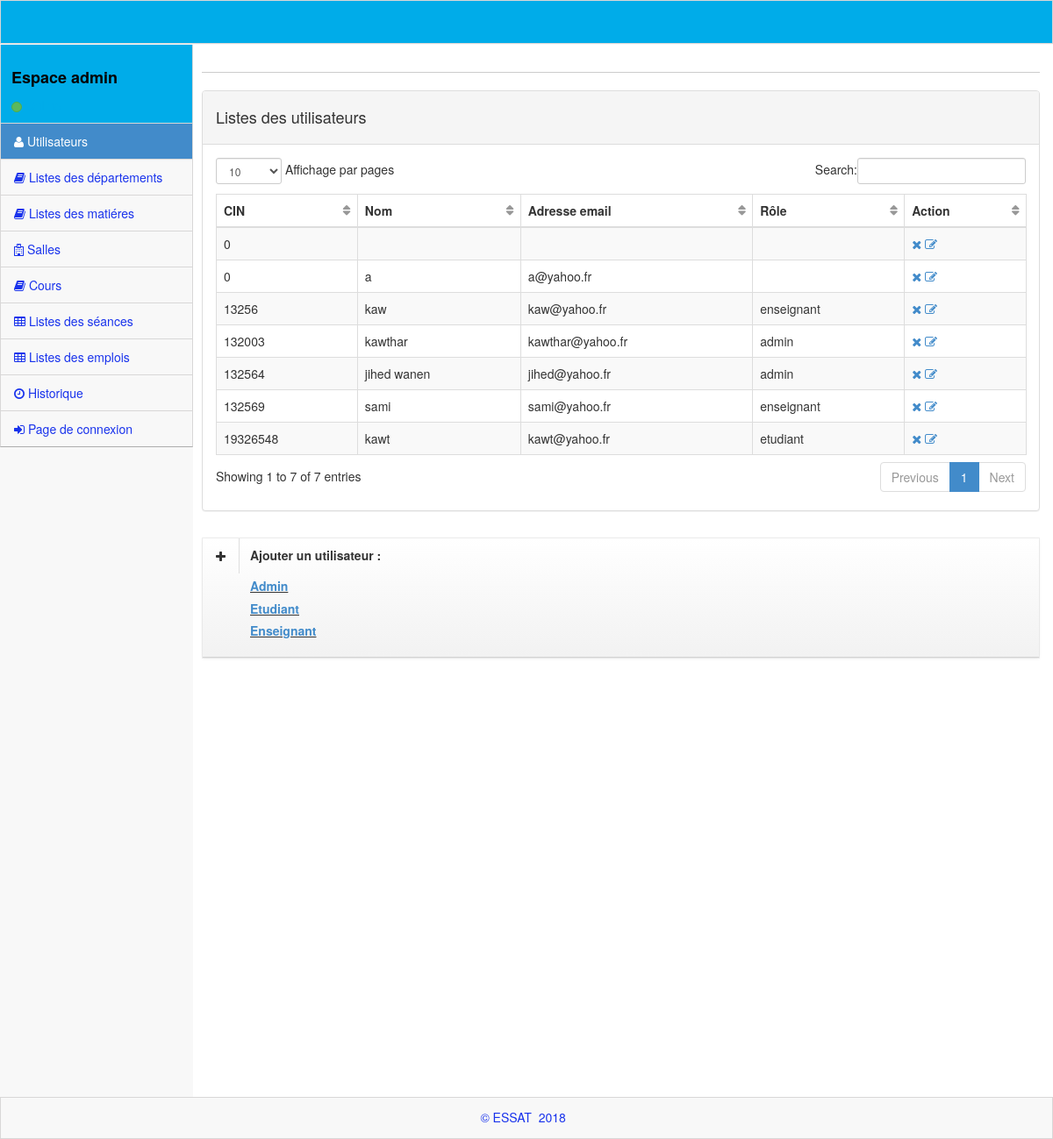
The app's page /admin.php with its own data.
### tables this page shows
CREATE TABLE `users` (
  `id` int(11) NOT NULL,
  `CIN` int(8) NOT NULL,
  `first_name` varchar(50) NOT NULL,
  `last_name` varchar(50) NOT NULL,
  `tel` int(12) NOT NULL,
  `email` varchar(100) NOT NULL,
  `post` varchar(100) NOT NULL,
  `password` varchar(100) NOT NULL,
  `hash` varchar(32) NOT NULL,
  `active` tinyint(1) DEFAULT NULL
);

### admin.php (the view, shortened to what this page needs)
<?php
require'db.php';
$sql = "SELECT * FROM users Order BY post";
$req = mysqli_query($con,$sql) or die();
?>
<!DOCTYPE html>
 <html lang="en">
<head>
    <link rel="stylesheet" href="assets/plugins/bootstrap/css/bootstrap.css" />
    <link rel="stylesheet" href="assets/css/main.css" />
    <link rel="stylesheet" href="assets/css/theme.css" />
    <link rel="stylesheet" href="assets/css/MoneAdmin.css" />
    <link rel="stylesheet" href="assets/plugins/Font-Awesome/css/font-awesome.css" />
    <link href="assets/plugins/dataTables/dataTables.bootstrap.css" rel="stylesheet" />
</head>
<body class="padTop53 " >
    <div id="wrap">
<div id="top">
            <nav class="navbar navbar-inverse navbar-fixed-top " style="padding-top: 10px;">
            </nav>
        </div>
  <div id="left" >
          <?php
          require"espace.php";
          require "menu.php";
          ?>
      </div>
        <div id="content">
            <div class="inner">
                <div class="row">
                    <div class="col-lg-12">
                    </div>
                </div>
                <hr />
                <div class="row">
                <div class="col-lg-12">
                    <div class="panel panel-default">
                        <div class="panel-heading">
                           <h4> Listes des utilisateurs</h4>
                        </div>
                        <div class="panel-body">
                            <div class="table-responsive">
                                <table class="table table-striped table-bordered table-hover" id="dataTables-example">
                                    <thead>
                                        <tr>
                                           <th>CIN</th>
                                        <th>Nom</th>
                                        <th>Adresse email</th>
                                        <th>Rôle</th>
                                        <th>Action</th>
                                        </tr>
                                    </thead>
                                    <tbody>
                                        <tr>
                            <?php
                            if(mysqli_num_rows($req)>0)
                                while ($data = mysqli_fetch_assoc($req)) {
                                   ?>
                                   <td name="CIN"><?php echo $data['CIN']; ?></td>
                                   <td name="first_name"><?php echo $data['first_name']; ?></td>
                                   <td name="email"><?php echo $data['email'];?></td>
                                   <td name="post"><?php echo $data['post'];?></td>
                                   <td name="nombredheure">
                                    <div class="toolbar">
                                        <ul class="nav">
                                            <?php echo ("<a  onclick=\"return confirm(' Vous etes sur ?')\" href=\"delutil.php?idPersonne=".$data['id']."\">");?>
                                             <i class="icon-remove"></i></a>
                                             <?php echo ("<a  href=\"modifutil.php?idPersonne=".$data['id']."\">"); ?>
                                              <i class="icon-edit">
                                              </i>
                                          </a>
                                      </ul>
                        </tr>
                        <?php
                    }
                    ?>
                                    </tbody>
                                </table>
                            </div>
                        </div>
                    </div>
                </div>
            </div>
           <div class="row">
    <div class="col-lg-12">
        <div class="box dark">
            <header>
                <div class="icons"><i class="icon-plus"></i></div>
                <h5>Ajouter un utilisateur :
                <ul class="nav" style="padding-top: 20px; text-decoration: underline;">
                    <li> <p><a href="ajadmin.php" > Admin</a></p></li>
                       <li>  <p><a href="ajetudiant.php"> Etudiant </a></p> </li>    <li> <p><a href="ajenseignant.php"> Enseignant </a></p></li>
             </ul></h5>
    </header>
</div>
</div>
</div>
</div>
</div>
</div>
   <div id="footer">
    <p>&copy;  ESSAT &nbsp;2018 &nbsp;</p>
</div>
</body>

### espace.php
<div class="media user-media well-small">
                    <br />
                    <div class="media-body">
                        <h5 class="media-heading" > Espace admin</h5>
                        <ul class="list-unstyled user-info">
                            <li>
                               <a class="btn btn-success btn-xs btn-circle" style="width: 10px;height: 12px;"></a> Online
                           </li>
                       </ul>
                   </div>
                   <br />
               </div>

### menu.php
<ul id="menu" class="collapse">
	<li class="panel active">
		<a href="admin.php" target="_blank"><i class="icon-user"></i> Utilisateurs</a></li>
		<li><a href="departement.php" target="_blank"><i class="icon-book"></i> Listes des départements</a></li>
		<li><a href="matiere.php"      target="_blank"><i class="icon-book"></i> Listes des matiéres</a></li>
		<li ><a href="salle.php"     target="_blank"><i class="icon-hospital"></i> Salles </a></li>
		<li ><a href="cour.php"    target="_blank"><i class="icon-book"></i> Cours </a></li>
		<li><a href="seance.php"   target="_blank"><i class="icon-table"></i> Listes des séances </a></li>
		<li><a href="emploi.php"  target="_blank"><i class="icon-table"></i> Listes des emplois </a></li>
		<li><a href="historique.php"  target="_blank"><i class="icon-time"></i> Historique </a></li>
		<li><a href="index.php" target="_blank"><i class="icon-signin"></i> Page de connexion </a></li>
	</ul>

### assets/css/MoneAdmin.css (style rules this page uses)
body { background-color: #f8f8f8; }
table.dataTable thead .sorting, table.dataTable thead .sorting_asc:after, table.dataTable thead .sorting_desc, table.dataTable thead .sorting_asc_disabled, table.dataTable thead .sorting_asc_disabled, table.dataTable thead .sorting_desc_disabled { background: transparent; }
table.dataTable thead .sorting_asc:after { content: "\f0de"; float: right; font-family: fontawesome; }
table.dataTable thead .sorting:after { content: "\f0dc"; float: right; font-family: fontawesome; color: rgba(50,50,50,.5); }
.btn-circle { width: 30px; height: 30px; padding: 6px 0; border-radius: 15px; text-align: center; font-size: 12px; line-height: 1.428571429; }

### records on screen
users: CIN "0"
users: CIN "0", first_name "a", email "a@yahoo.fr"
users: CIN "132564", first_name "jihed wanen", email "jihed@yahoo.fr", post "admin"
users: CIN "132003", first_name "kawthar", email "kawthar@yahoo.fr", post "admin"
users: CIN "132569", first_name "sami", email "sami@yahoo.fr", post "enseignant"
users: CIN "13256", first_name "kaw", email "kaw@yahoo.fr", post "enseignant"
users: CIN "19326548", first_name "kawt", email "kawt@yahoo.fr", post "etudiant"
